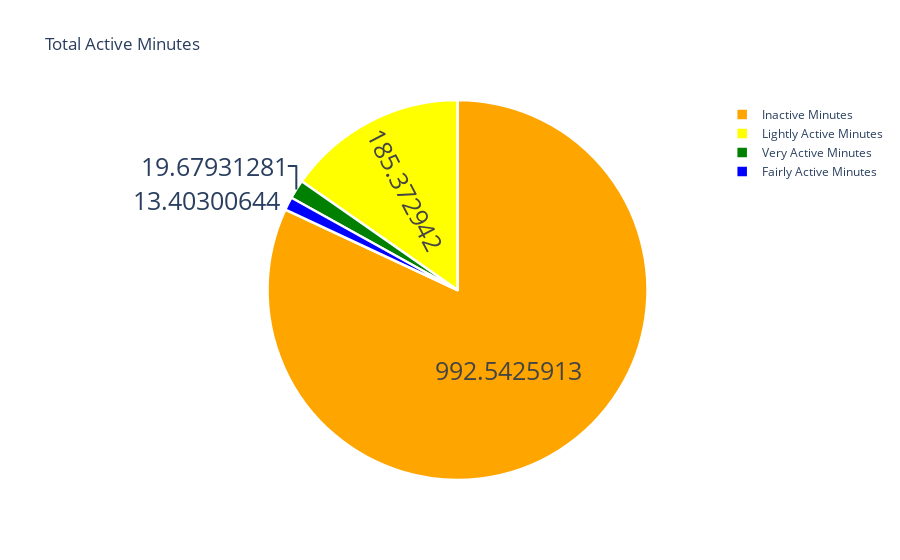

Notebook code cell kept with this figure:
### Code cell
Activity_type= ["Very Active Minutes", "Fairly Active Minutes", "Lightly Active Minutes", "Inactive Minutes"]
counts= data[["VeryActiveMinutes", "FairlyActiveMinutes", "LightlyActiveMinutes","SedentaryMinutes"]].mean()
colors= ['Green', 'blue', 'yellow','orange']
pei= gp.Figure(data=[gp.Pie(labels=Activity_type, values= counts)])
pei.update_layout(title_text="Total Active Minutes")
pei.update_traces(hoverinfo='label+percent', textinfo='value', textfont_size= 25,
                  marker=dict(colors=colors, line= dict(color='white',width=2.5)))
pei.show()

### Figure 1 — Plotly figure (JSON) as saved in the notebook; plotly's stock layout.template omitted (floating-point values rounded to 4 significant figures)
{"data": [{"hoverinfo": "label+percent", "labels": ["Very Active Minutes", "Fairly Active Minutes", "Lightly Active Minutes", "Inactive Minutes"], "marker": {"colors": ["Green", "blue", "yellow", "orange"], "line": {"color": "white", "width": 2.5}}, "textfont": {"size": 25}, "textinfo": "value", "type": "pie", "values": [19.68, 13.4, 185.4, 992.5]}], "layout": {"autosize": true, "title": {"text": "Total Active Minutes"}}}
